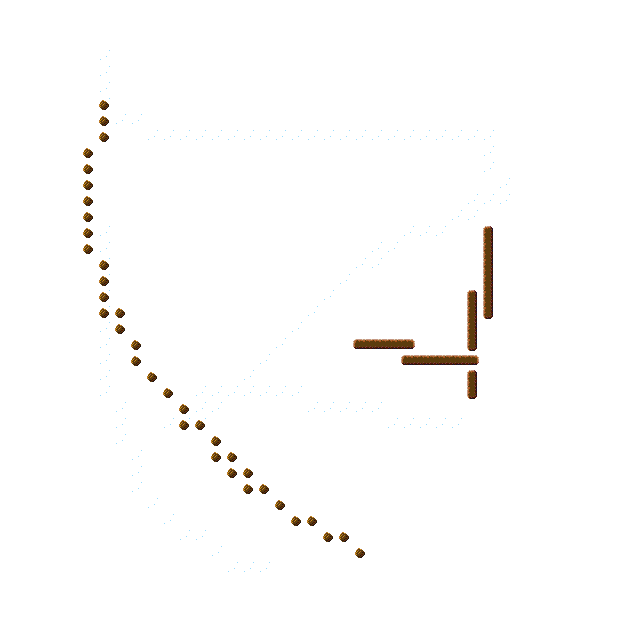

Tiled map render using the project's own tile images. Description and the map definition, with tile-layer contents summarised, below:
An orthogonal 40x40 tile map with 16x16 px tiles, 3 tile layers (Fullback, Da Bak, Walls) and 10 objects.

<map version="1.2" tiledversion="1.2.1" orientation="orthogonal" renderorder="right-down" width="40" height="40" tilewidth="16" tileheight="16" infinite="0" nextlayerid="7" nextobjectid="11">
 <tileset firstgid="1" source="SantaSample.tsx" />
 <layer id="2" name="Fullback" width="40" height="40">
  <data>[1600 cells, 1600 non-empty, 1 distinct tile ids]</data>
 </layer>
 <layer id="1" name="Da Bak" width="40" height="40">
  <data>[1600 cells, 97 non-empty, 1 distinct tile ids]</data>
 </layer>
 <layer id="3" name="Walls" width="40" height="40">
  <data>[1600 cells, 57 non-empty, 7 distinct tile ids]</data>
 </layer>
 <objectgroup id="4" name="Presents">
  <object id="1" gid="7" x="480.067" y="433.14" width="16" height="16" />
  <object id="2" gid="7" x="325.052" y="188.339" width="16" height="16" />
  <object id="3" gid="7" x="520.739" y="126.18" width="16" height="16" />
  <object id="4" gid="7" x="341.935" y="449.255" width="16" height="16" />
 </objectgroup>
 <objectgroup id="5" name="Chims">
  <object id="5" gid="15" x="511.53" y="598.899" width="16" height="16" />
  <object id="6" gid="15" x="190.757" y="159.178" width="16" height="16" />
  <object id="7" gid="15" x="541.459" y="48.6722" width="16" height="16" />
  <object id="8" gid="15" x="34.207" y="615.014" width="16" height="16" />
 </objectgroup>
 <objectgroup id="6" name="Startpoints">
  <object id="9" gid="1" x="496.182" y="352.563" width="16" height="16" />
  <object id="10" gid="3" x="140.108" y="72.4617" width="16" height="16" />
 </objectgroup>
</map>
